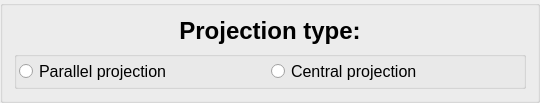
        <widget class="QGroupBox" name="groupBox_14">
         <layout class="QVBoxLayout" name="verticalLayout_5">
          <item>
           <widget class="QLabel" name="ProjectionType_label">
            <property name="sizePolicy">
             <sizepolicy hsizetype="Maximum" vsizetype="Fixed">
              <horstretch>0</horstretch>
              <verstretch>0</verstretch>
             </sizepolicy>
            </property>
            <property name="minimumSize">
             <size>
              <width>506</width>
              <height>20</height>
             </size>
            </property>
            <property name="maximumSize">
             <size>
              <width>1466</width>
              <height>30</height>
             </size>
            </property>
            <property name="font">
             <font>
              <pointsize>18</pointsize>
              <bold>true</bold>
             </font>
            </property>
            <property name="text">
             <string>Projection type:</string>
            </property>
            <property name="alignment">
             <set>Qt::AlignmentFlag::AlignCenter</set>
            </property>
           </widget>
          </item>
          <item>
           <widget class="QGroupBox" name="groupBox_23">
            <property name="minimumSize">
             <size>
              <width>0</width>
              <height>32</height>
             </size>
            </property>
            <property name="maximumSize">
             <size>
              <width>16777215</width>
              <height>40</height>
             </size>
            </property>
            <layout class="QHBoxLayout" name="horizontalLayout_10">
             <property name="spacing">
              <number>2</number>
             </property>
             <property name="leftMargin">
              <number>2</number>
             </property>
             <property name="topMargin">
              <number>2</number>
             </property>
             <property name="rightMargin">
              <number>2</number>
             </property>
             <property name="bottomMargin">
              <number>2</number>
             </property>
             <item>
              <widget class="QRadioButton" name="ParallelProjectionType_radioButton">
               <property name="sizePolicy">
                <sizepolicy hsizetype="Maximum" vsizetype="Fixed">
                 <horstretch>0</horstretch>
                 <verstretch>0</verstretch>
                </sizepolicy>
               </property>
               <property name="minimumSize">
                <size>
                 <width>250</width>
                 <height>20</height>
                </size>
               </property>
               <property name="maximumSize">
                <size>
                 <width>730</width>
                 <height>30</height>
                </size>
               </property>
               <property name="font">
                <font>
                 <pointsize>12</pointsize>
                </font>
               </property>
               <property name="text">
                <string>Parallel projection</string>
               </property>
               <attribute name="buttonGroup">
                <string notr="true">ProjectionType_buttonGroup</string>
               </attribute>
              </widget>
             </item>
             <item>
              <widget class="QRadioButton" name="CentralProjectionType_radioButton">
               <property name="sizePolicy">
                <sizepolicy hsizetype="Maximum" vsizetype="Fixed">
                 <horstretch>0</horstretch>
                 <verstretch>0</verstretch>
                </sizepolicy>
               </property>
               <property name="minimumSize">
                <size>
                 <width>250</width>
                 <height>20</height>
                </size>
               </property>
               <property name="maximumSize">
                <size>
                 <width>730</width>
                 <height>30</height>
                </size>
               </property>
               <property name="font">
                <font>
                 <pointsize>12</pointsize>
                </font>
               </property>
               <property name="styleSheet">
                <string notr="true"/>
               </property>
               <property name="text">
                <string>Central projection</string>
               </property>
               <attribute name="buttonGroup">
                <string notr="true">ProjectionType_buttonGroup</string>
               </attribute>
              </widget>
             </item>
            </layout>
           </widget>
          </item>
         </layout>
        </widget>
